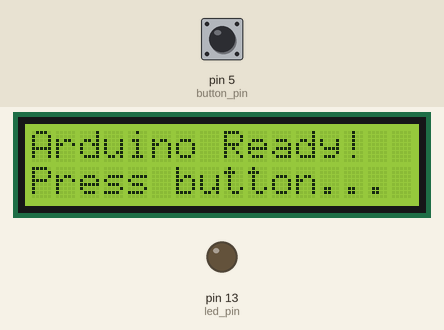
Simulated run of this sketch. Board: Arduino Nano, built with avr-gcc and run on an emulated ATmega328P. Parts: 16×2 character LCD, output pins drawn as LEDs (lit = HIGH). Dashed ring = blinking. The inputs (shaded band) are chosen by the test bench; at power-on: pin 5 (button_pin) HIGH.

Above: at 1.2 s.
1.3 s: pin 5 (button_pin) pulled LOW for 3.2 s
At 1.7 s:
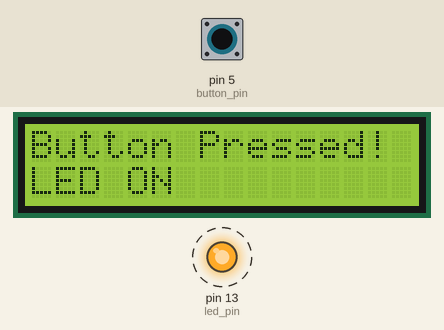
At 6.3 s:
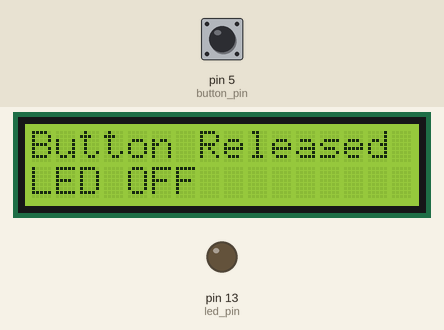
Timing chart, 0 to 7.8 s (numbered marks = the images above; inputs shaded):
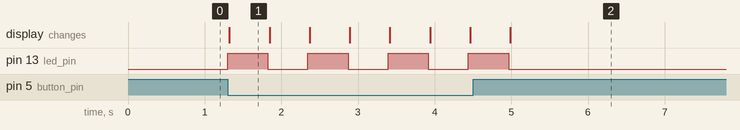

Measured:
- after the input at 1.3 s, pin 13 (led_pin): alternates HIGH for 0.52 s and LOW for 0.52 s, 8 changes in all, then stays LOW, starting at once; the display: changes at once (image 1)
- what the display in image 1 shows lasts 0.5 s, from 1.3 s to 1.8 s

The sketch:

test.ino
```cpp
// Simple Arduino Nano test with LCD
#include <LiquidCrystal_I2C.h>

// I2C LCD connections: VCC->5V, GND->GND, SDA->A4, SCL->A5
LiquidCrystal_I2C lcd(0x27, 16, 2);

int led_pin = 13;
int button_pin = 5;

void setup() {
  pinMode(led_pin, OUTPUT);
  pinMode(button_pin, INPUT_PULLUP);

  lcd.init();
  lcd.backlight();
  lcd.clear();
  lcd.print("Arduino Ready!");
  lcd.setCursor(0, 1);
  lcd.print("Press button...");
}

void loop() {
  if (digitalRead(button_pin) == LOW) {  // Button pressed
    digitalWrite(led_pin, HIGH);
    lcd.clear();
    lcd.print("Button Pressed!");
    lcd.setCursor(0, 1);
    lcd.print("LED ON");
    delay(500);

    digitalWrite(led_pin, LOW);
    lcd.clear();
    lcd.print("Button Released");
    lcd.setCursor(0, 1);
    lcd.print("LED OFF");
    delay(500);
  } else {
    digitalWrite(led_pin, LOW);
  }
}
```
